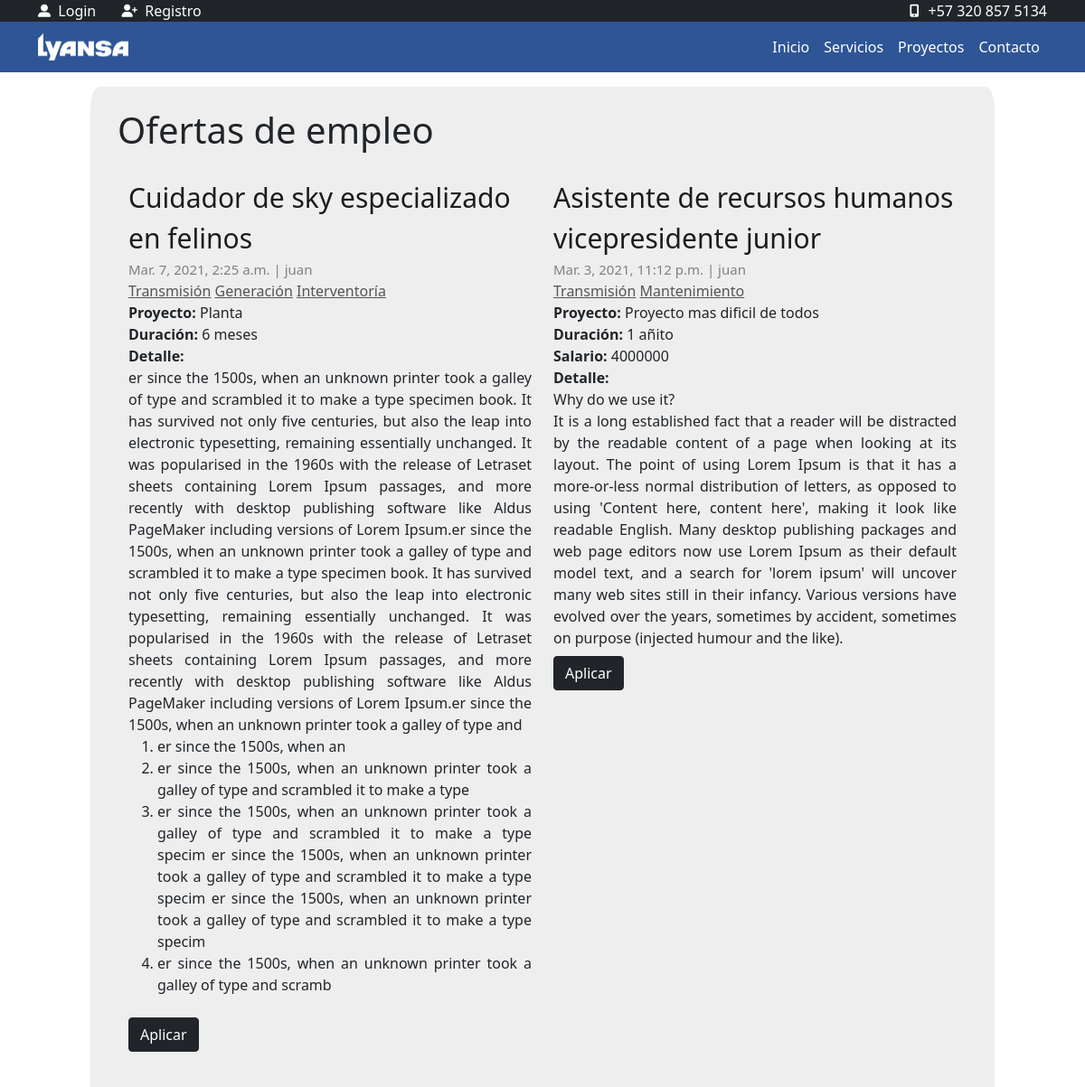
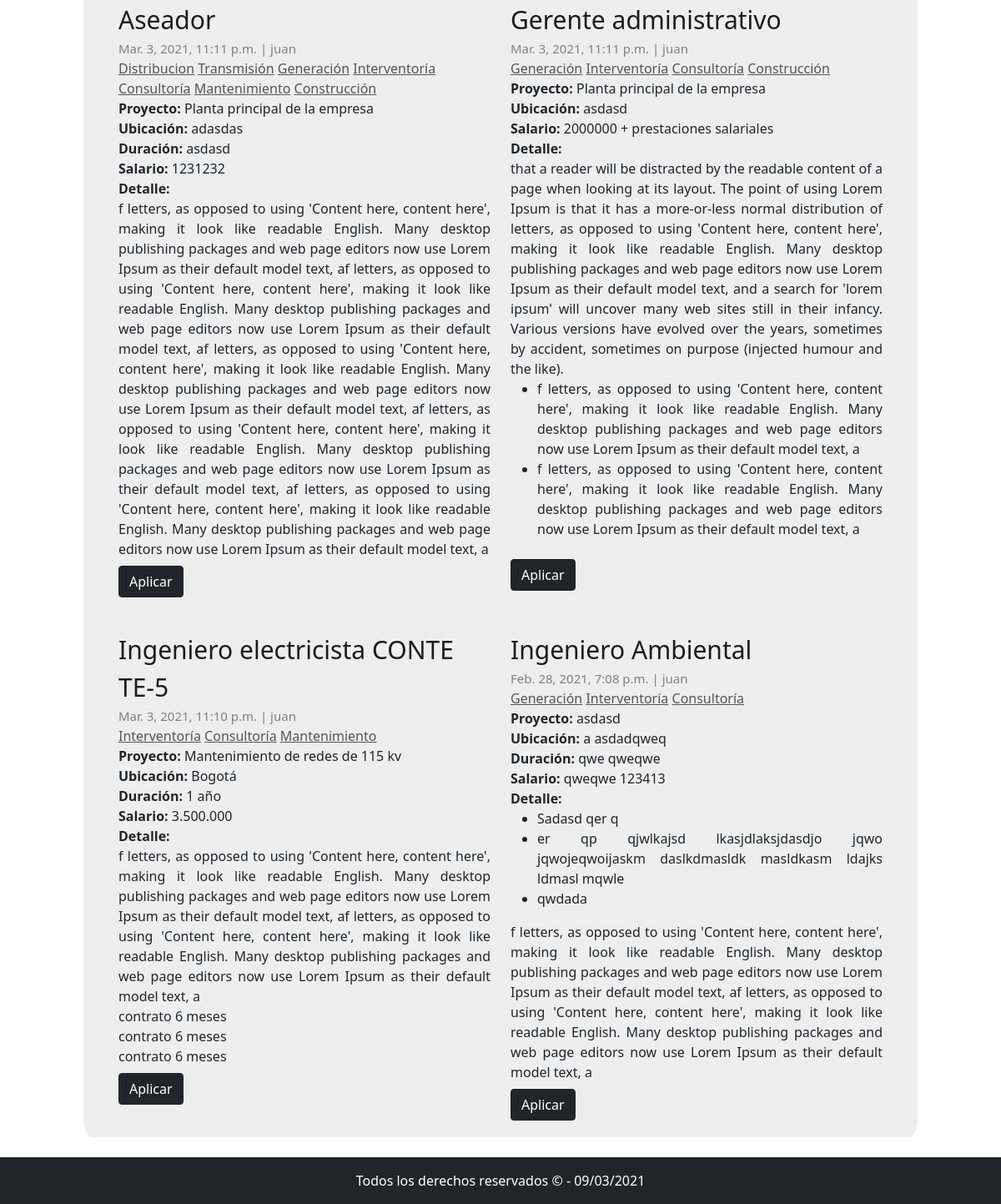
The page /empleo on the database its author committed (2 pictures, top to bottom).
### Apps/empleo/models.py (models this page shows, shortened)
class Empleo(models.Model):
    titulo = models.CharField(verbose_name="Titulo", max_length=250)
    resumen = RichTextField(verbose_name="Resumen")
    Categories = models.ManyToManyField(Categoria, verbose_name="Categorias", blank=True, related_name="empleos")
    proyecto = models.CharField(verbose_name="Proyecto", max_length=250)
    ubicacion = models.CharField(verbose_name="Ubicacion", max_length=250, blank=True)
    duracion = models.CharField(verbose_name="Duración", max_length=250, blank=True)
    salario = models.CharField(verbose_name="Salario", max_length=50, blank=True)
    user = models.ForeignKey(User, verbose_name="Usuario", on_delete=models.CASCADE, editable=False)
    publico = models.BooleanField(default=False)
    created_at = models.DateTimeField(auto_now_add=True, verbose_name="Creado el")
    updated_at= models.DateTimeField(auto_now=True, verbose_name="Actualizado el")
    class Meta:
        verbose_name= "Empleo"
        verbose_name_plural = "Empleos"

### Apps/proyectos/models.py (models this page shows)
class Categoria(models.Model):
    nombre = models.CharField(verbose_name="Categoria", max_length=100)
    descripcion = models.CharField(verbose_name="Descripcion", max_length=250)
    class Meta:
        verbose_name = "Categoria"
        verbose_name_plural = "Categorias"
    def __str__(self):
        return self.nombre

### Apps/empleo/views.py (the view)
# urls.py: path('empleo',views.VistaEmpleos.as_view(),name="empleo"),
class VistaEmpleos(ListView):
    model = Empleo
    template_name= "empleo/lista.html"
    queryset = Empleo.objects.filter(publico=True).order_by("-created_at")
    paginate_by = 6
    context_object_name= "empleo"

### templates/empleo/lista.html (shortened to what this page needs)
{% extends 'layout.html' %}
{%load static%}
{% block content %}
{% include 'header.html' %}
<div class="container col-10 my-3" style="background-color: #eee; border-radius: 1%; padding: 0px 30px">
    <div class="row">
        <div class="col-6 mt-4">
            <h1>Ofertas de empleo</h1>
        </div>
    </div>
    <div class="container">
        <div class="row">
            {% include 'empleo/bucle.html' %}
        </div>
    </div>
</div>
{% endblock content %}

### templates/empleo/bucle.html
{% for em in empleo %}
<div class="col-lg-6" style="margin-top: 20px; padding-bottom: 20px; ">
    <div class="row">
        <div class="col-lg-12 ">
            <p><a class="nombreenlace" href="#">{{em.titulo}}</a></p>
            <span class="date">{{em.created_at}} | {{em.user}}</span>
            <p>
                {% for categoria in em.Categories.all %}
                <a href="{% url 'empleo_app:empleocategoria' categoria.nombre %}" style="color: #555555;">{{categoria}}</a>
                {% endfor %}
            </p>
            {% if em.proyecto %}
            <p>
                <strong>Proyecto:</strong>  {{em.proyecto}}
            </p>
            {% endif %}
            {% if em.ubicacion %}
            <p>
                <strong>Ubicación:</strong>  {{em.ubicacion}}
            </p>
            {% endif %}
            {% if em.duracion %}
            <p>
                <strong>Duración:</strong> {{em.duracion}}
            </p>
            {% endif %}
            {% if em.salario %}
            <p>
                <strong>Salario:</strong> {{em.salario}}
            </p>
            {% endif %}
            {% if em.resumen %}
            <p>
                <strong>Detalle: </strong>  <div style="text-align: justify;">{{em.resumen|safe}}</div>
            </p>
            {% endif %}
            <a type="button" class="btn btn-dark mt-2" href="{% url 'home:formulario2' em.titulo %}"> Aplicar</a>
        </div>
    </div>
</div>
{% endfor %}

### static/css/estilos.css (style rules this page uses)
p { margin: 0; }
.date { font-size: 15px; color: gray; margin-bottom: 5px; }
.nombreenlace { font-size: 30px; font-style: normal; color: rgb(29, 27, 27); text-decoration: none; transition: all 300ms; }

### rows shown on the page
Empleo: titulo "Cuidador de sky especializado en felinos", created_at "Mar. 7, 2021, 2:25 a.m.", user "juan", proyecto "Planta", duracion "6 meses", resumen "er since the 1500s, when an unknown printer took a galley of type and scrambled it to make a type specimen book. It has survived not only five centuries, but also the leap into electronic typesetting, remaining essentially unchanged. It was popularised in the 1960s with the release of Letraset sheets containing Lorem Ipsum passages, and more recently with desktop publishing software like Aldus PageMaker including versions of Lorem Ipsum.er since the 1500s, when an unknown printer took a galley of type and scrambled it to make a type specimen book. It has survived not only five centuries, but also the leap into electronic typesetting, remaining essentially unchanged. It was popularised in…"
Categoria: nombre "Transmisión"
Categoria: nombre "Generación"
Categoria: nombre "Interventoría"
Empleo: titulo "Asistente de recursos humanos vicepresidente junior", created_at "Mar. 3, 2021, 11:12 p.m.", user "juan", proyecto "Proyecto mas dificil de todos", duracion "1 añito", salario "4000000", resumen "Why do we use it? It is a long established fact that a reader will be distracted by the readable content of a page when looking at its layout. The point of using Lorem Ipsum is that it has a more-or-less normal distribution of letters, as opposed to using 'Content here, content here', making it look like readable English. Many desktop publishing packages and web page editors now use Lorem Ipsum as their default model text, and a search for 'lorem ipsum' will uncover many web sites still in their infancy. Various versions have evolved over the years, sometimes by accident, sometimes on purpose (injected humour and the like)."
Categoria: nombre "Mantenimiento"
Empleo: titulo "Aseador", created_at "Mar. 3, 2021, 11:11 p.m.", user "juan", proyecto "Planta principal de la empresa", ubicacion "adasdas", duracion "asdasd", salario "1231232", resumen "f letters, as opposed to using 'Content here, content here', making it look like readable English. Many desktop publishing packages and web page editors now use Lorem Ipsum as their default model text, af letters, as opposed to using 'Content here, content here', making it look like readable English. Many desktop publishing packages and web page editors now use Lorem Ipsum as their default model text, af letters, as opposed to using 'Content here, content here', making it look like readable English. Many desktop publishing packages and web page editors now use Lorem Ipsum as their default model text, af letters, as opposed to using 'Content here, content here', making it look like readable…"
Categoria: nombre "Distribucion"
Categoria: nombre "Consultoría"
Categoria: nombre "Construcción"
Empleo: titulo "Gerente administrativo", created_at "Mar. 3, 2021, 11:11 p.m.", user "juan", proyecto "Planta principal de la empresa", ubicacion "asdasd", salario "2000000 + prestaciones salariales", resumen "that a reader will be distracted by the readable content of a page when looking at its layout. The point of using Lorem Ipsum is that it has a more-or-less normal distribution of letters, as opposed to using 'Content here, content here', making it look like readable English. Many desktop publishing packages and web page editors now use Lorem Ipsum as their default model text, and a search for 'lorem ipsum' will uncover many web sites still in their infancy. Various versions have evolved over the years, sometimes by accident, sometimes on purpose (injected humour and the like). f letters, as opposed to using 'Content here, content here', making it look like readable English. Many desktop…"
Empleo: titulo "Ingeniero electricista CONTE TE-5", created_at "Mar. 3, 2021, 11:10 p.m.", user "juan", proyecto "Mantenimiento de redes de 115 kv", ubicacion "Bogotá", duracion "1 año", salario "3.500.000", resumen "f letters, as opposed to using 'Content here, content here', making it look like readable English. Many desktop publishing packages and web page editors now use Lorem Ipsum as their default model text, af letters, as opposed to using 'Content here, content here', making it look like readable English. Many desktop publishing packages and web page editors now use Lorem Ipsum as their default model text, a contrato 6 meses contrato 6 meses contrato 6 meses"
Empleo: titulo "Ingeniero Ambiental", created_at "Feb. 28, 2021, 7:08 p.m.", user "juan", proyecto "asdasd", ubicacion "a asdadqweq", duracion "qwe qweqwe", salario "qweqwe 123413", resumen "Sadasd qer q er qp qjwlkajsd lkasjdlaksjdasdjo jqwo jqwojeqwoijaskm daslkdmasldk masldkasm ldajks ldmasl mqwle qwdada f letters, as opposed to using 'Content here, content here', making it look like readable English. Many desktop publishing packages and web page editors now use Lorem Ipsum as their default model text, af letters, as opposed to using 'Content here, content here', making it look like readable English. Many desktop publishing packages and web page editors now use Lorem Ipsum as their default model text, a"
